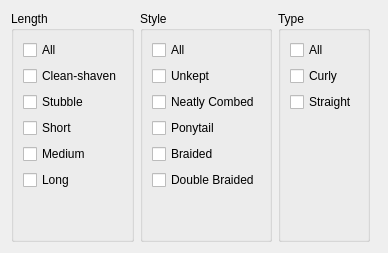
       <widget class="QWidget" name="beard">
        <layout class="QHBoxLayout" name="horizontalLayout_40">
         <item>
          <widget class="QGroupBox" name="groupBox_101">
           <property name="title">
            <string>Length</string>
           </property>
           <layout class="QVBoxLayout" name="verticalLayout_96">
            <item>
             <widget class="QCheckBox" name="checkBox_470">
              <property name="text">
               <string>All</string>
              </property>
             </widget>
            </item>
            <item>
             <widget class="QCheckBox" name="checkBox_556">
              <property name="text">
               <string>Clean-shaven</string>
              </property>
             </widget>
            </item>
            <item>
             <widget class="QCheckBox" name="checkBox_471">
              <property name="text">
               <string>Stubble</string>
              </property>
             </widget>
            </item>
            <item>
             <widget class="QCheckBox" name="checkBox_472">
              <property name="text">
               <string>Short</string>
              </property>
             </widget>
            </item>
            <item>
             <widget class="QCheckBox" name="checkBox_473">
              <property name="text">
               <string>Medium</string>
              </property>
             </widget>
            </item>
            <item>
             <widget class="QCheckBox" name="checkBox_474">
              <property name="text">
               <string>Long</string>
              </property>
             </widget>
            </item>
            <item>
             <spacer name="verticalSpacer_95">
              <property name="orientation">
               <enum>Qt::Vertical</enum>
              </property>
              <property name="sizeHint" stdset="0">
               <size>
                <width>20</width>
                <height>40</height>
               </size>
              </property>
             </spacer>
            </item>
           </layout>
          </widget>
         </item>
         <item>
          <widget class="QGroupBox" name="groupBox_102">
           <property name="title">
            <string>Style</string>
           </property>
           <layout class="QVBoxLayout" name="verticalLayout_97">
            <item>
             <widget class="QCheckBox" name="checkBox_475">
              <property name="text">
               <string>All</string>
              </property>
             </widget>
            </item>
            <item>
             <widget class="QCheckBox" name="checkBox_476">
              <property name="text">
               <string>Unkept</string>
              </property>
             </widget>
            </item>
            <item>
             <widget class="QCheckBox" name="checkBox_477">
              <property name="text">
               <string>Neatly Combed</string>
              </property>
             </widget>
            </item>
            <item>
             <widget class="QCheckBox" name="checkBox_478">
              <property name="text">
               <string>Ponytail</string>
              </property>
             </widget>
            </item>
            <item>
             <widget class="QCheckBox" name="checkBox_479">
              <property name="text">
               <string>Braided</string>
              </property>
             </widget>
            </item>
            <item>
             <widget class="QCheckBox" name="checkBox_480">
              <property name="text">
               <string>Double Braided</string>
              </property>
             </widget>
            </item>
            <item>
             <spacer name="verticalSpacer_96">
              <property name="orientation">
               <enum>Qt::Vertical</enum>
              </property>
              <property name="sizeHint" stdset="0">
               <size>
                <width>20</width>
                <height>40</height>
               </size>
              </property>
             </spacer>
            </item>
           </layout>
          </widget>
         </item>
         <item>
          <widget class="QGroupBox" name="groupBox_103">
           <property name="title">
            <string>Type</string>
           </property>
           <layout class="QVBoxLayout" name="verticalLayout_98">
            <item>
             <widget class="QCheckBox" name="checkBox_481">
              <property name="text">
               <string>All</string>
              </property>
             </widget>
            </item>
            <item>
             <widget class="QCheckBox" name="checkBox_482">
              <property name="text">
               <string>Curly</string>
              </property>
             </widget>
            </item>
            <item>
             <widget class="QCheckBox" name="checkBox_483">
              <property name="text">
               <string>Straight</string>
              </property>
             </widget>
            </item>
            <item>
             <spacer name="verticalSpacer_97">
              <property name="orientation">
               <enum>Qt::Vertical</enum>
              </property>
              <property name="sizeHint" stdset="0">
               <size>
                <width>20</width>
                <height>40</height>
               </size>
              </property>
             </spacer>
            </item>
           </layout>
          </widget>
         </item>
         <item>
          <spacer name="horizontalSpacer_43">
           <property name="orientation">
            <enum>Qt::Horizontal</enum>
           </property>
           <property name="sizeHint" stdset="0">
            <size>
             <width>7</width>
             <height>20</height>
            </size>
           </property>
          </spacer>
         </item>
        </layout>
       </widget>
